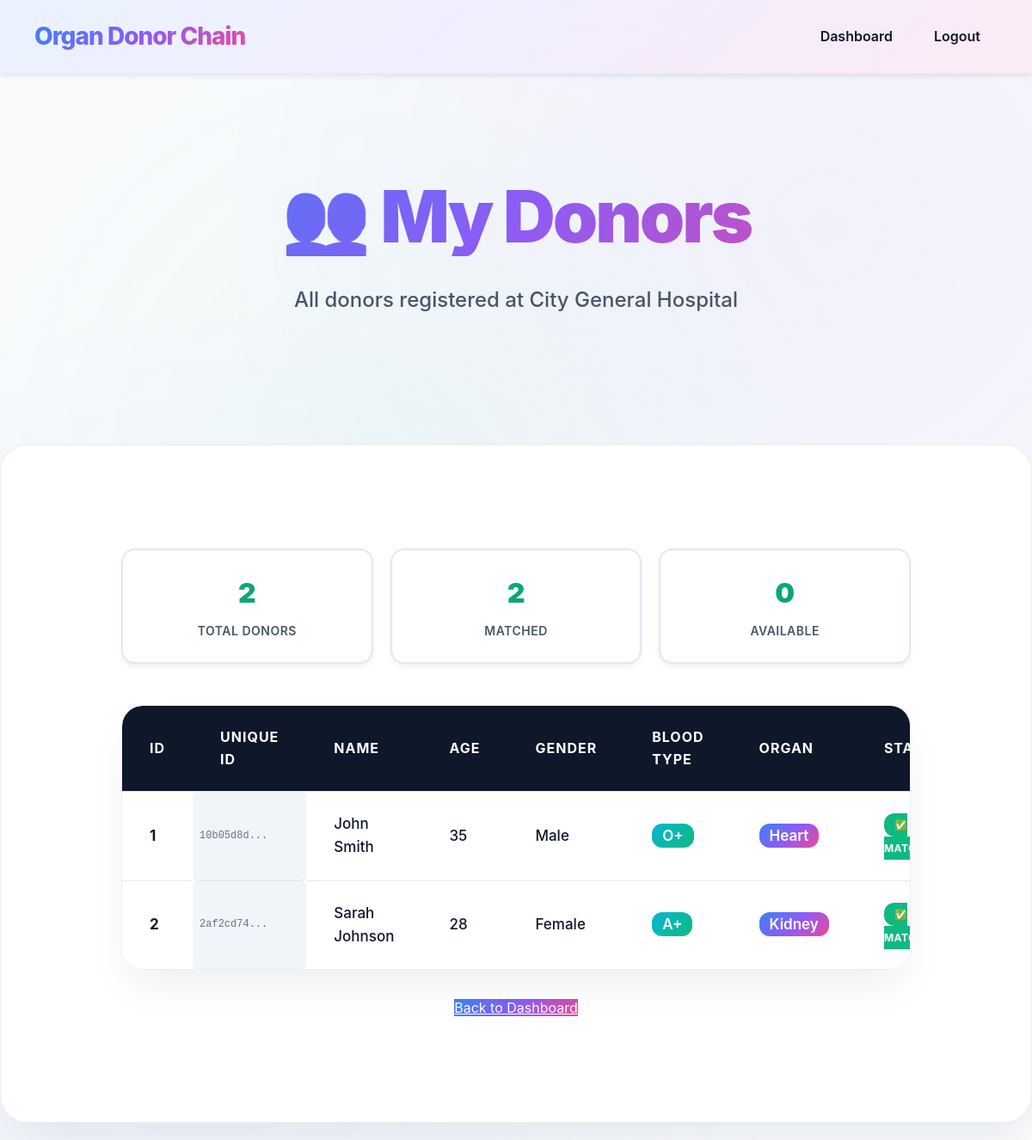
Before: /hospital_donors (signed in) with the older database file.
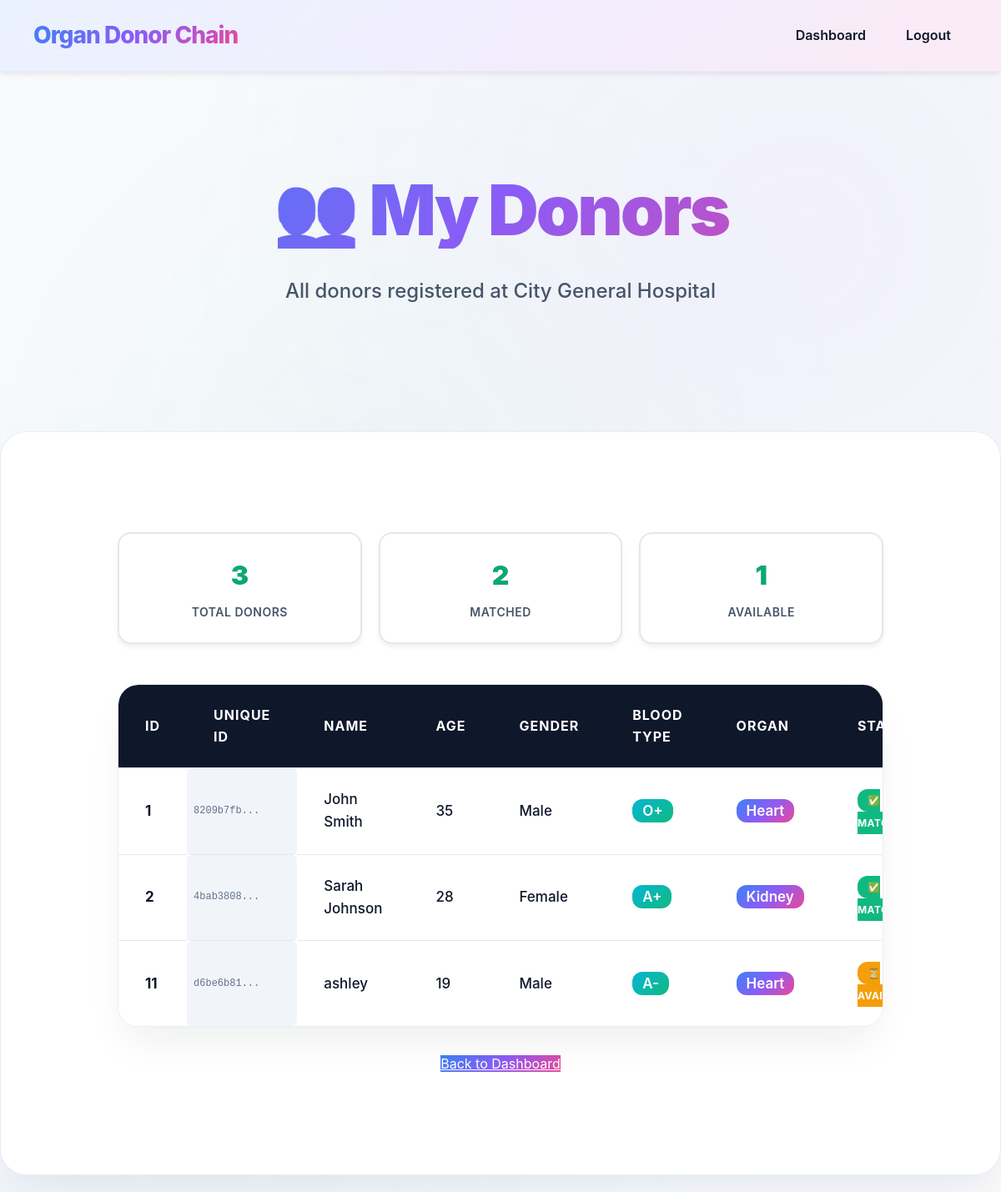
After: the same page with the newer database file.
### tables this page shows
CREATE TABLE donor (
        id INTEGER PRIMARY KEY AUTOINCREMENT,
        unique_id TEXT UNIQUE,
        hospital_id INTEGER,
        name TEXT,
        age INTEGER,
        gender TEXT,
        blood_type TEXT,
        organ TEXT,
        status TEXT DEFAULT 'Not Matched',
        registration_date TEXT DEFAULT CURRENT_TIMESTAMP,
        FOREIGN KEY (hospital_id) REFERENCES hospital(id)
    );

### server/app.py (the view)
@app.route('/hospital_donors')
def hospital_donors():
    if 'hospital' not in session:
        return redirect('/login')
    hospital_id = session['hospital']
    hospital_name = session.get('hospital_name')
    conn = sqlite3.connect(DB)
    c = conn.cursor()
    try:
        c.execute('''
            SELECT id, unique_id, name, age, gender, blood_type, organ, status, registration_date
            FROM donor
            WHERE hospital_id = ?
            ORDER BY registration_date ASC
        ''', (hospital_id,))
        donors = c.fetchall()
    except sqlite3.OperationalError:
        c.execute('''
            SELECT id, name, age, gender, blood_type, organ, status
            FROM donor
            WHERE hospital_id = ?
            ORDER BY id ASC
        ''', (hospital_id,))
        old_donors = c.fetchall()
        donors = [(d[0], 'N/A', d[1], d[2], d[3], d[4], d[5], d[6], 'N/A') for d in old_donors]
    conn.close()
    return render_template('hospital_donors.html', donors=donors, hospital_name=hospital_name)

### client/templates/hospital_donors.html (shortened to what this page needs)
<!DOCTYPE html>
<html>
<head>
    <link rel="stylesheet" href="../static/style.css">
</head>
<body>
<nav class="navbar">
    <div class="nav-container">
        <a class="brand" href="/login">Organ Donor Chain</a>
        <ul class="nav-links">
            <li><a href="/hospital_dashboard">Dashboard</a></li>
            <li><a href="/logout">Logout</a></li>
        </ul>
    </div>
</nav>
<section class="hero">
    <div class="hero-inner">
        <h1>👥 My Donors</h1>
        <p>All donors registered at {{ hospital_name }}</p>
    </div>
</section>
<div class="container container-wide">
    <div class="stats-header">
        <div class="stat-card">
            <div class="stat-number">{{ donors|length }}</div>
            <div class="stat-label">Total Donors</div>
        </div>
        <div class="stat-card">
            <div class="stat-number">{{ donors|selectattr('7', 'equalto', 'Matched')|list|length }}</div>
            <div class="stat-label">Matched</div>
        </div>
        <div class="stat-card">
            <div class="stat-number">{{ donors|selectattr('7', 'equalto', 'Not Matched')|list|length }}</div>
            <div class="stat-label">Available</div>
        </div>
    </div>
    <div class="table-container">
        <table>
            <thead>
                <tr>
                    <th>ID</th>
                    <th>Unique ID</th>
                    <th>Name</th>
                    <th>Age</th>
                    <th>Gender</th>
                    <th>Blood Type</th>
                    <th>Organ</th>
                    <th>Status</th>
                </tr>
            </thead>
            <tbody>
                {% for donor in donors %}
                <tr>
                    <td><strong>{{ donor[0] }}</strong></td>
                    <td class="unique-id-cell">{{ donor[1][:8] }}...</td>
                    <td>{{ donor[2] }}</td>
                    <td>{{ donor[3] }}</td>
                    <td>{{ donor[4] }}</td>
                    <td><span style="background: var(--secondary-gradient); color: white; padding: 4px 12px; border-radius: 12px; font-weight: 600;">{{ donor[5] }}</span></td>
                    <td><span style="background: var(--primary-gradient); color: white; padding: 4px 12px; border-radius: 12px; font-weight: 600;">{{ donor[6] }}</span></td>
                    <td>
                        {% if donor[7] == 'Matched' %}
                        <span class="status-badge status-matched">✅ Matched</span>
                        {% else %}
                        <span class="status-badge status-not-matched">⏳ Available</span>
                        {% endif %}
                    </td>
                </tr>
                {% endfor %}
            </tbody>
        </table>
    </div>
    <div style="margin-top: 32px; text-align: center;">
        <a href="/hospital_dashboard" class="btn-primary">Back to Dashboard</a>
    </div>
</div>
</body>
</html>

Changed rows visible on the page:
changed donor "John Smith": donor "10b05d8d" → "8209b7fb"
changed donor "Sarah Johnson": donor "2af2cd74" → "4bab3808"
added donor: id "11", donor "d6be6b81", name "ashley", age "19", gender "Male", blood_type "A-", organ "Heart"
Other visible differences:
{{ donors|length }}: "2" → "3"
{{ donors|selectattr('7', 'equalto', 'Not Matched')|list|length }}: "0" → "1"
